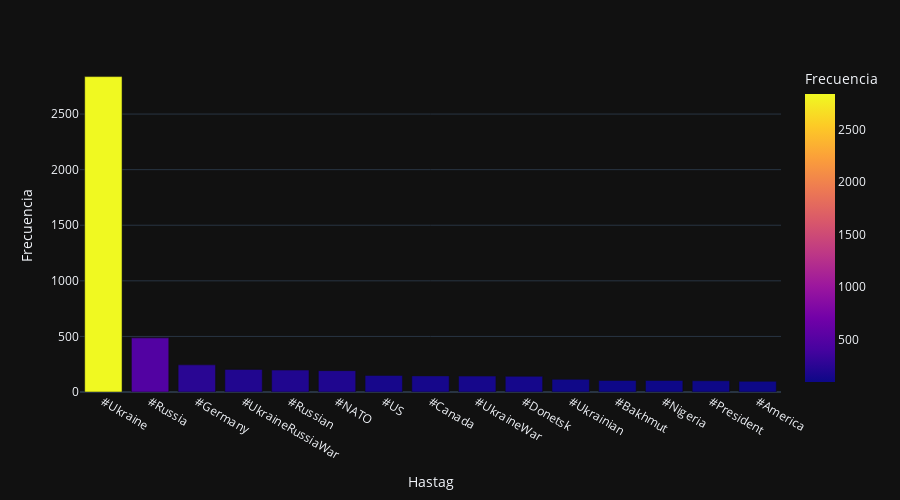

Here is the notebook cell this chart was saved with:
### Code cell
fig = px.bar(df_ucraine_tweets_filtrado_hastags_contador, x = 'Hastag', y = 'Frecuencia',color='Frecuencia',height=500)
fig.show()

### Figure 1 — Plotly figure (JSON) as saved in the notebook; plotly's stock layout.template omitted (floating-point values rounded to 4 significant figures)
{"data": [{"alignmentgroup": "True", "hovertemplate": "Hastag=%{x}<br>Frecuencia=%{marker.color}<extra></extra>", "legendgroup": "", "marker": {"color": [2837, 487, 244, 203, 197, 192, 149, 145, 143, 141, 114, 104, 104, 101, 96], "coloraxis": "coloraxis", "pattern": {"shape": ""}}, "name": "", "offsetgroup": "", "orientation": "v", "showlegend": false, "textposition": "auto", "x": ["#Ukraine", "#Russia", "#Germany", "#UkraineRussiaWar", "#Russian", "#NATO", "#US", "#Canada", "#UkraineWar", "#Donetsk", "#Ukrainian", "#Bakhmut", "#Nigeria", "#President", "#America"], "xaxis": "x", "y": [2837, 487, 244, 203, 197, 192, 149, 145, 143, 141, 114, 104, 104, 101, 96], "yaxis": "y", "type": "bar"}], "layout": {"xaxis": {"anchor": "y", "domain": [0.0, 1.0], "title": {"text": "Hastag"}}, "yaxis": {"anchor": "x", "domain": [0.0, 1.0], "title": {"text": "Frecuencia"}}, "coloraxis": {"colorbar": {"title": {"text": "Frecuencia"}}, "colorscale": [[0.0, "#0d0887"], [0.1111, "#46039f"], [0.2222, "#7201a8"], [0.3333, "#9c179e"], [0.4444, "#bd3786"], [0.5556, "#d8576b"], [0.6667, "#ed7953"], [0.7778, "#fb9f3a"], [0.8889, "#fdca26"], [1.0, "#f0f921"]]}, "legend": {"tracegroupgap": 0}, "margin": {"t": 60}, "barmode": "relative", "height": 500}}
